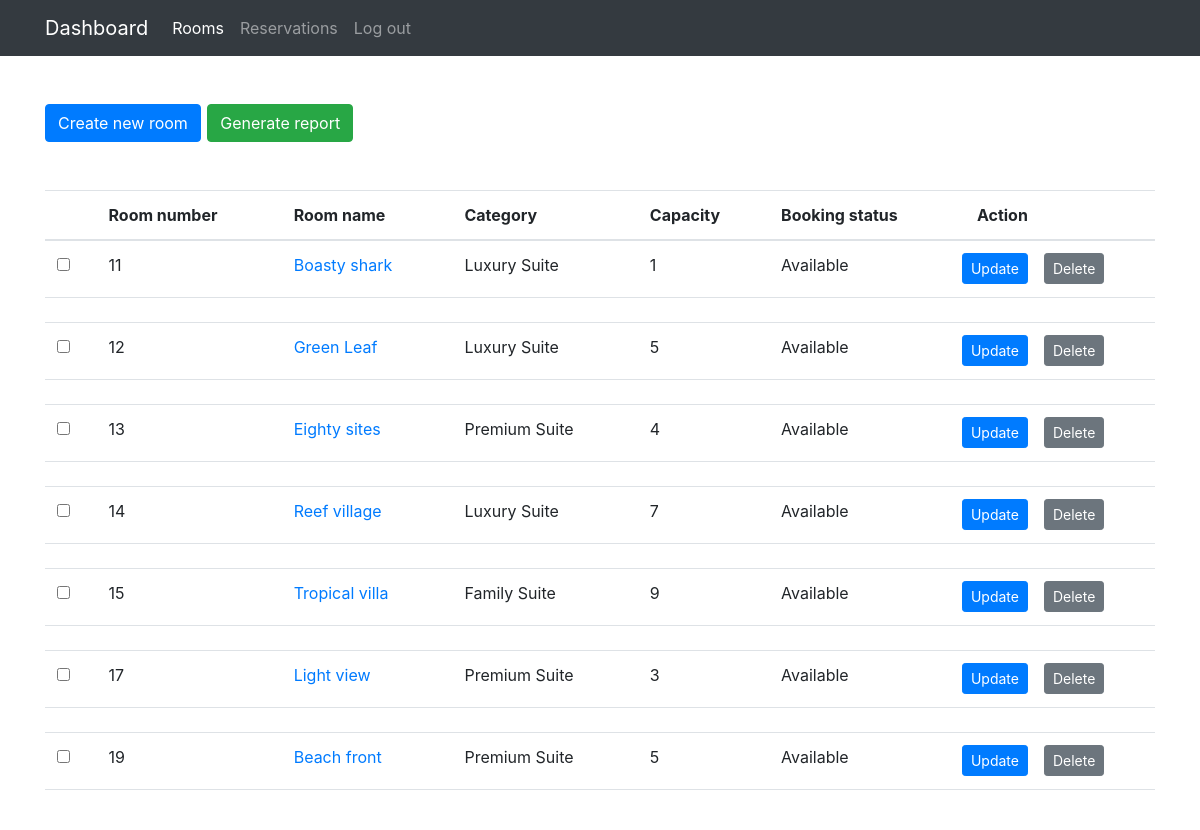
Page /Admin/rooms/index.php (signed in) on the earlier database version.
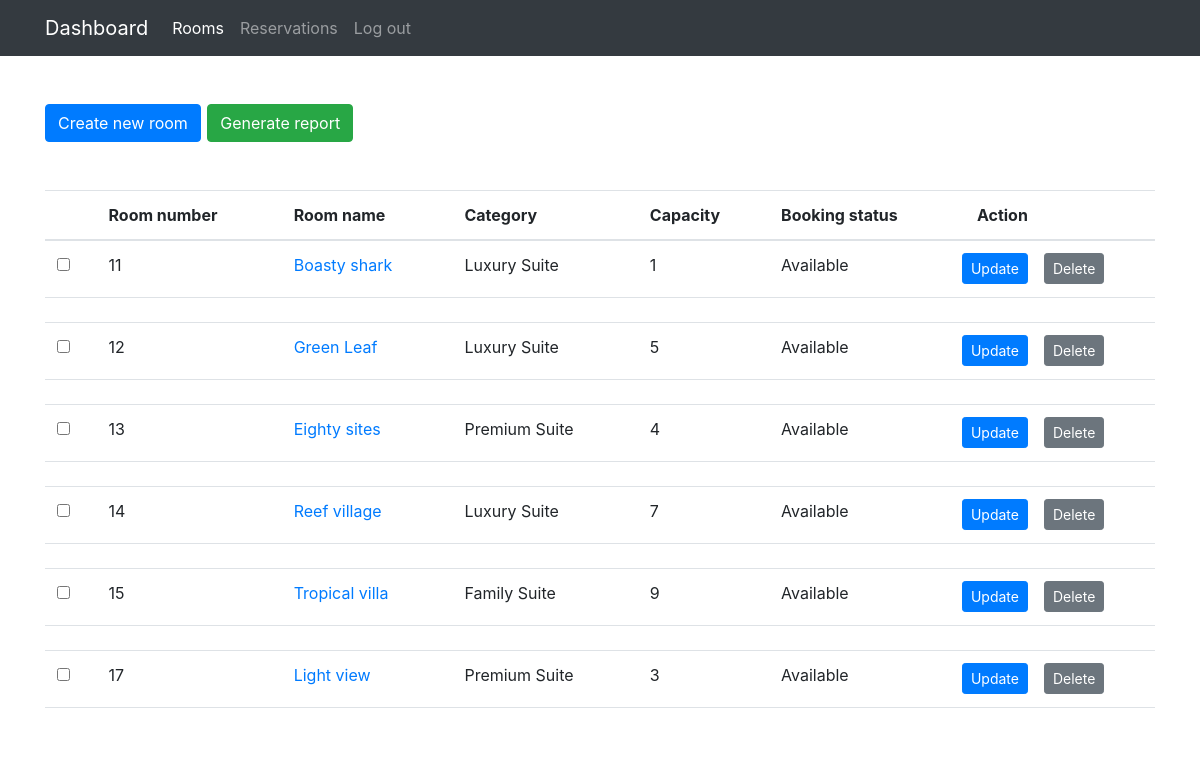
Same page on the later database version.
### tables this page shows
CREATE TABLE `rooms` (
  `roomid` int(11) NOT NULL,
  `name` varchar(55) DEFAULT NULL,
  `number` varchar(55) NOT NULL,
  `category` int(11) NOT NULL,
  `capacity` int(11) NOT NULL,
  `image` varchar(255) NOT NULL,
  `isReserved` tinyint(1) NOT NULL DEFAULT 0,
  `isBooked` tinyint(1) NOT NULL DEFAULT 0,
  `created_on` date NOT NULL DEFAULT current_timestamp()
);

CREATE TABLE `categories` (
  `id` int(11) NOT NULL,
  `description` varchar(55) NOT NULL,
  `label` char(5) NOT NULL,
  `capacity` int(11) NOT NULL,
  `price` int(11) NOT NULL
);

### Admin/rooms/index.php (the view, shortened to what this page needs)
<?php
    function getRooms() {
        $pdo = establishCONN();
        $stmt = $pdo->prepare("SELECT rooms.roomid, rooms.name, rooms.number, rooms.capacity, rooms.isBooked, categories.description from rooms LEFT JOIN categories ON rooms.category = categories.id");
        $stmt->execute();
        return $stmt->fetchAll(PDO::FETCH_ASSOC);
    }
?>
<!doctype html>
<html lang="en">
  <head>
    <link rel="stylesheet" href="https://cdn.jsdelivr.net/npm/bootstrap@4.6.2/dist/css/bootstrap.min.css">
    <link rel="stylesheet" href="../style.css">
  </head>
  <body>
    <nav class="navbar navbar-expand-lg navbar-dark bg-dark">
        <div class="container">
            <a class="navbar-brand" href="#">Dashboard</a>
            <div class="collapse navbar-collapse" id="navbarSupportedContent">
                <ul class="navbar-nav mr-auto">
                <li class="nav-item active">
                    <a class="nav-link" href="./index.php">Rooms <span class="sr-only">(current)</span></a>
                </li>
                <li class="nav-item">
                    <a class="nav-link" href="../reservations/" class="active">Reservations</a>
                </li>
                <li class="nav-item">
                    <a class="nav-link" href="../logout.php">Log out</a>
                </li>
            </div>
        </div>
    </nav>
    <div class="container">
        <div style="display: flex; gap: .4rem; align-items: center;">
            <a href="../rooms/addroom.php" class="btn btn-primary my-5">Create new room</a>
            <form method="POST">
                <button type="submit" class="btn btn-success">Generate report</button>
            </form>
        </div>
        <table class="table custom-table">
           <thead>
              <tr>
                 <th scope="col">
                 </th>
                 <th scope="col">Room number</th>
                 <th scope="col">Room name</th>
                 <th scope="col">Category</th>
                 <th scope="col">Capacity</th>
                 <th scope="col">Booking status</th>
                 <th scope="col">Action</th>
              </tr>
           </thead>
           <tbody>
              <?php foreach($res = getRooms() as $r) {?>
              <tr scope="row">
                 <th scope="row">
                    <label class="control control--checkbox">
                    <input type="checkbox">
                    </label>
                 </th>
                 <td><?php echo $r["number"] ?></td>
                 <td><a href="#"><?php echo $r["name"]; ?></a></td>
                 <td>
                  <?php echo($r["description"]); ?>
                 </td>
                 <td>
                    <?php echo $r["capacity"]; ?>
                 </td>
                 <td><?php if($r["isBooked"]){echo "Booked";} else { echo "Available";} ?></td>
                 <td>
                  <div class="row">
                     <a href="./update.php?r_id=<?php echo $r["roomid"] ?>" class="btn btn-primary btn-sm mr-3">Update</a>
                     <form action="./delete.php?r_id=<?php echo $r["roomid"] ?>" method="POST">
                        <button class="btn btn-secondary btn-sm">Delete</button>
                     </form>
                  </td>
                  </div>
              </tr>
              <tr class="spacer"><td colspan="100"></td></tr>
              <?php } ?>
  </body>
</html>

Differences in the rows shown:
removed rooms: number "19", name "Beach front", category.description "Premium Suite", capacity "5", isBooked "Available"
